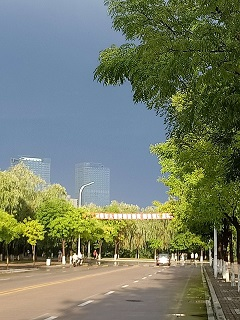
%> input picture 道路.bmp, 240 x 320 px
$ octave Untitled2.m   (GNU Octave 9; MATLAB toolbox functions it lacks are replaced by stand-ins)
%> lines starting %> are read from the running program, lines starting %| are printed output that depends on the picture
%% 傅里叶变换
clear;clc;
I=imread('C:\Users\liuzebin\Desktop\道路.bmp');
%> I is the input picture: size 320x240x3 uint8; mean R, G, B 115.2, 123.9, 103.9
I=rgb2gray(I);%灰度
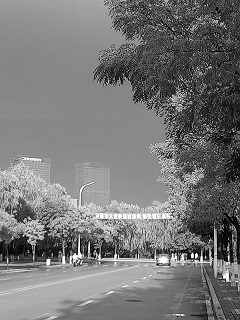
%> I: size 320x240 uint8; min 0, max 255, mean 119
I=im2double(I);%类型转换
%> I: size 320x240 double
F=fft2(I);%傅里叶变换
F=fftshift(F);%对傅里叶变换后的图像进行象限转换
F=abs(F);%求傅里叶变换的模
T=log(F+1);
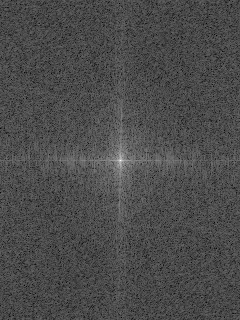
%> T: size 320x240 double; min 0.0593, max 10.49, mean 3.17; drawn with min black and max white
figure;
imshow(T,[]);

$ run again, with 1000000.png saved as 道路.bmp
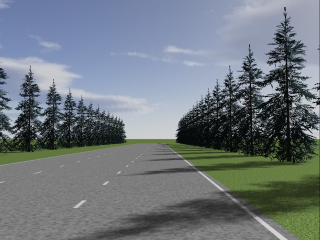
%> input picture 1000000.png, 320 x 240 px
%> I is the input picture: size 240x320x3 uint8; mean R, G, B 111.7, 120.2, 126.2
%> `I=rgb2gray(I);`:
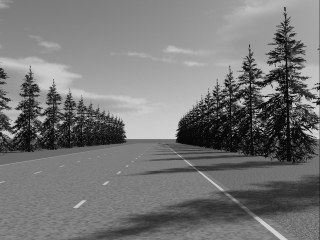
%> I: size 240x320 uint8; min 5, max 210, mean 118.3
%> `T=log(F+1);`:
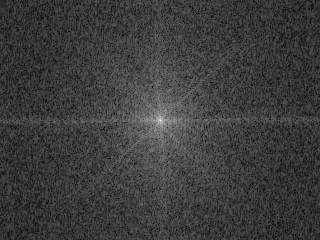
%> T: size 240x320 double; min 0.081, max 10.48, mean 2.58; drawn with min black and max white

$ run again, with prescan.png saved as 道路.bmp
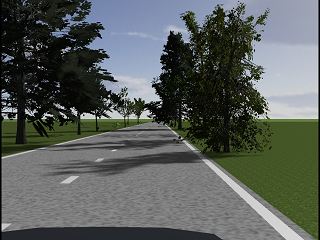
%> input picture prescan.png, 320 x 240 px
%> I is the input picture: size 240x320x3 uint8; mean R, G, B 89.3, 94.7, 91.2
%> `I=rgb2gray(I);`:
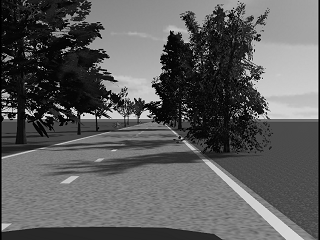
%> I: size 240x320 uint8; min 0, max 255, mean 92.7
%> `T=log(F+1);`:
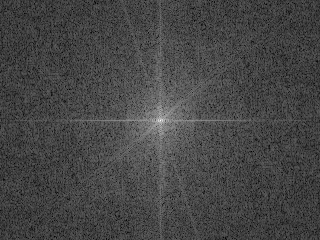
%> T: size 240x320 double; min 0.11, max 10.24, mean 2.9; drawn with min black and max white

$ run again, with 行车图像.jpg saved as 道路.bmp
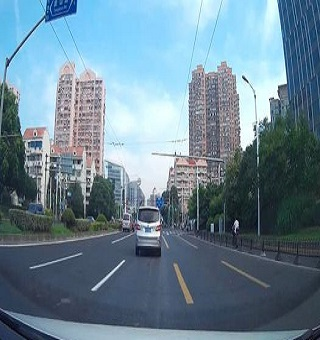
%> input picture 行车图像.jpg, 320 x 340 px
%> I is the input picture: size 340x320x3 uint8; mean R, G, B 106.4, 131.2, 146.6
%> `I=rgb2gray(I);`:
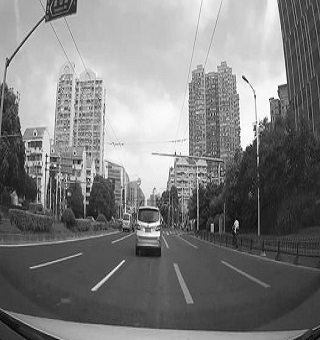
%> I: size 340x320 uint8; min 1, max 255, mean 125.5
%> `T=log(F+1);`:
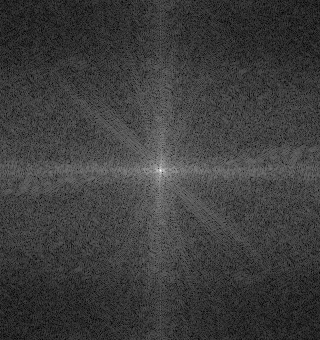
%> T: size 340x320 double; min 0.0422, max 10.89, mean 2.66; drawn with min black and max white
